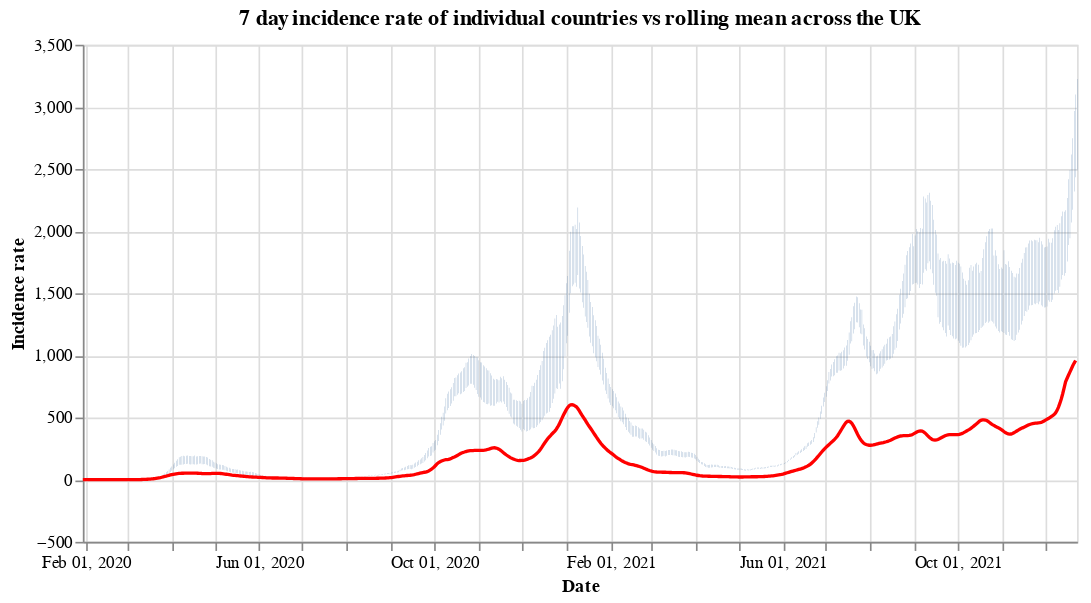

Source (notebook cell):
### Code cell
#collapse
countries = uk_cases['areaName'].unique()
countries.sort()

selection = alt.selection_single(
    name='Select',
    fields=['areaName'],
    init={'areaName': 'Wales'},
    bind={'areaName': alt.binding_select(options=countries)}
)

# scatter plot, modify opacity based on selection
bars = alt.Chart(uk_cases).mark_bar().add_selection(
    selection
).encode(
    x=alt.X("yearmonthdate(date):T", axis=alt.Axis(title='Date')),
    y=alt.Y("weeklyCasesRate:Q", axis=alt.Axis(title='Incidence rate')),
    tooltip='weeklyCasesRate:Q',
    opacity=alt.condition(selection, alt.value(1), alt.value(0))
).properties(title=f'7 day incidence rate of individual countries vs rolling mean across the UK', width=600)

line = alt.Chart(overview_cases).mark_line(
    color='red',
    size=2,
).transform_window(
    rolling_mean='mean(weeklyCasesRate)',
    frame=[0, 7]
).encode(
    x='yearmonthdate(date):T',
    y='rolling_mean:Q'
)

alt.layer(bars, line)

### Figure 1 — Vega-Lite specification as saved in the notebook (floating-point values rounded to 4 significant figures; data arrays with more than 128 entries replaced by an {"elided": "..."} marker saying what was removed)
{"config": {"view": {"continuousWidth": 400, "continuousHeight": 300}}, "layer": [{"data": {"name": "data-54d7e6e8ab57a995e4c72dbdcfef28fc"}, "mark": "bar", "encoding": {"opacity": {"condition": {"value": 1, "selection": "Select"}, "value": 0}, "tooltip": {"type": "quantitative", "field": "weeklyCasesRate"}, "x": {"type": "temporal", "axis": {"title": "Date"}, "field": "date", "timeUnit": "yearmonthdate"}, "y": {"type": "quantitative", "axis": {"title": "Incidence rate"}, "field": "weeklyCasesRate"}}, "selection": {"Select": {"type": "single", "fields": ["areaName"], "init": {"areaName": "Wales"}, "bind": {"areaName": {"input": "select", "options": ["England", "Northern Ireland", "Scotland", "Wales"]}}}}, "title": "7 day incidence rate of individual countries vs rolling mean across the UK", "width": 600}, {"data": {"name": "data-259c6c2014ec77038977b7c2d76c1347"}, "mark": {"type": "line", "color": "red", "size": 2}, "encoding": {"x": {"type": "temporal", "field": "date", "timeUnit": "yearmonthdate"}, "y": {"type": "quantitative", "field": "rolling_mean"}}, "transform": [{"window": [{"op": "mean", "field": "weeklyCasesRate", "as": "rolling_mean"}], "frame": [0, 7]}]}], "$schema": "https://vega.github.io/schema/vega-lite/v4.8.1.json", "datasets": {"data-54d7e6e8ab57a995e4c72dbdcfef28fc": {"elided": "2680 records"}, "data-259c6c2014ec77038977b7c2d76c1347": {"elided": "693 records"}}}
